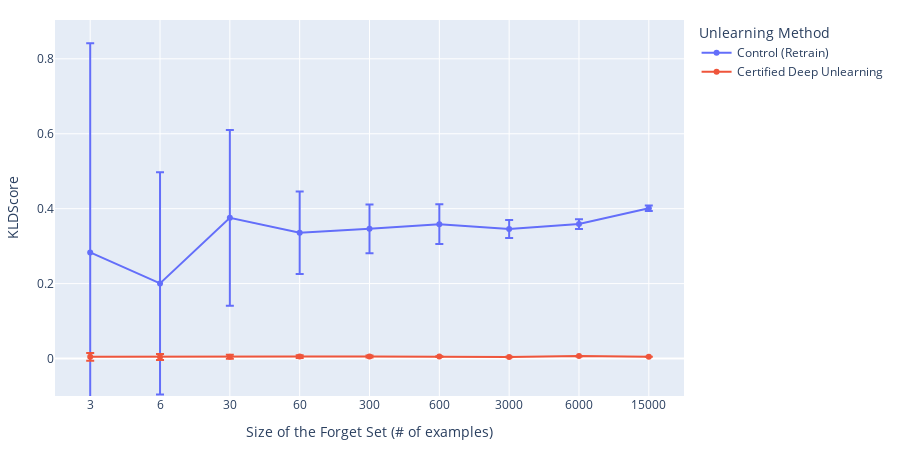

The cell this chart's notebook holds for it:
### Code cell
fig = px.line(
    graph_data,
    x='forget_set_size',
    y='score',
    color='model',
    error_y='std',
    # title=f"Comparison of Certified Removal Sigma against {distinguisher.replace('_', ' ').upper()} Distinguisher Scores",
    width=900,
    height=450,
    markers=True,
    labels={
        'model': 'Unlearning Method',
        'score': "KLDScore",
        'forget_set_size': "Size of the Forget Set (# of examples)"
    },
    category_orders={'model': ['Control (Retrain)', 'Certified Deep Unlearning', ]}
)
fig.update_layout(
    margin=dict(l=20, r=20, t=20, b=20),
)
fig.update_yaxes(minallowed=-0.1)
fig.write_image('images/kld_cdu_forget_set_size.png')
fig.write_image('images/kld_cdu_forget_set_size.pdf')

fig.show()

### Figure 1 — Plotly figure (JSON) as saved in the notebook; plotly's stock layout.template omitted (floating-point values rounded to 4 significant figures)
{"data": [{"error_y": {"array": [0.5584, 0.2968, 0.2346, 0.1099, 0.06517, 0.05319, 0.02412, 0.01276, 0.007234]}, "hovertemplate": "Unlearning Method=Control (Retrain)<br>Size of the Forget Set (# of examples)=%{x}<br>KLDScore=%{y}<extra></extra>", "legendgroup": "Control (Retrain)", "line": {"color": "#636efa", "dash": "solid"}, "marker": {"symbol": "circle"}, "mode": "lines+markers", "name": "Control (Retrain)", "orientation": "v", "showlegend": true, "type": "scatter", "x": ["3", "6", "30", "60", "300", "600", "3000", "6000", "15000"], "xaxis": "x", "y": [0.2832, 0.2006, 0.3756, 0.3356, 0.3463, 0.3587, 0.3457, 0.3588, 0.4012], "yaxis": "y"}, {"error_y": {"array": [0.01022, 0.008004, 0.005276, 0.003641, 0.002522, 0.0009988, 0.0004593, 0.0004505, 0.0001371]}, "hovertemplate": "Unlearning Method=Certified Deep Unlearning<br>Size of the Forget Set (# of examples)=%{x}<br>KLDScore=%{y}<extra></extra>", "legendgroup": "Certified Deep Unlearning", "line": {"color": "#EF553B", "dash": "solid"}, "marker": {"symbol": "circle"}, "mode": "lines+markers", "name": "Certified Deep Unlearning", "orientation": "v", "showlegend": true, "type": "scatter", "x": ["3", "6", "30", "60", "300", "600", "3000", "6000", "15000"], "xaxis": "x", "y": [0.004602, 0.004272, 0.004798, 0.005376, 0.005503, 0.005351, 0.004203, 0.006645, 0.004609], "yaxis": "y"}], "layout": {"height": 450, "legend": {"title": {"text": "Unlearning Method"}, "tracegroupgap": 0}, "margin": {"b": 20, "l": 20, "r": 20, "t": 20}, "width": 900, "xaxis": {"anchor": "y", "domain": [0, 1], "title": {"text": "Size of the Forget Set (# of examples)"}}, "yaxis": {"anchor": "x", "domain": [0, 1], "minallowed": -0.1, "title": {"text": "KLDScore"}}}}
